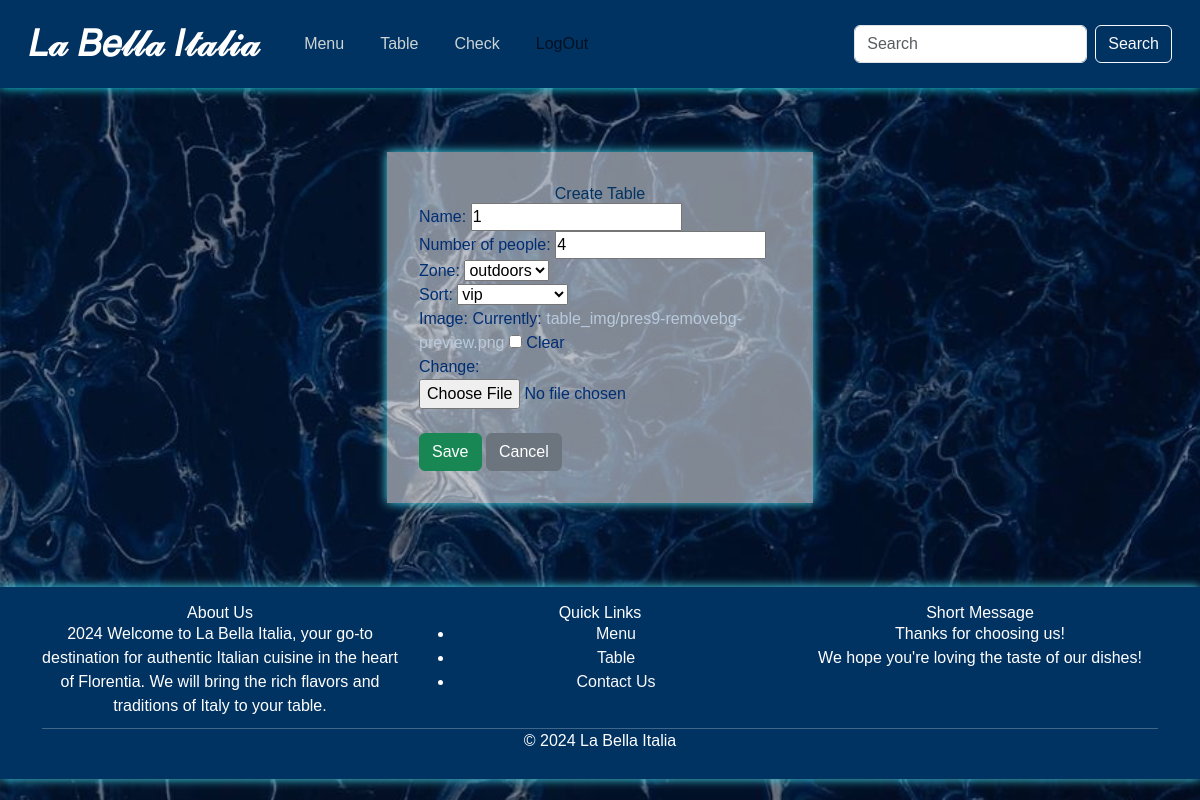
The app's page /tables/1/update/ (signed in), older data.
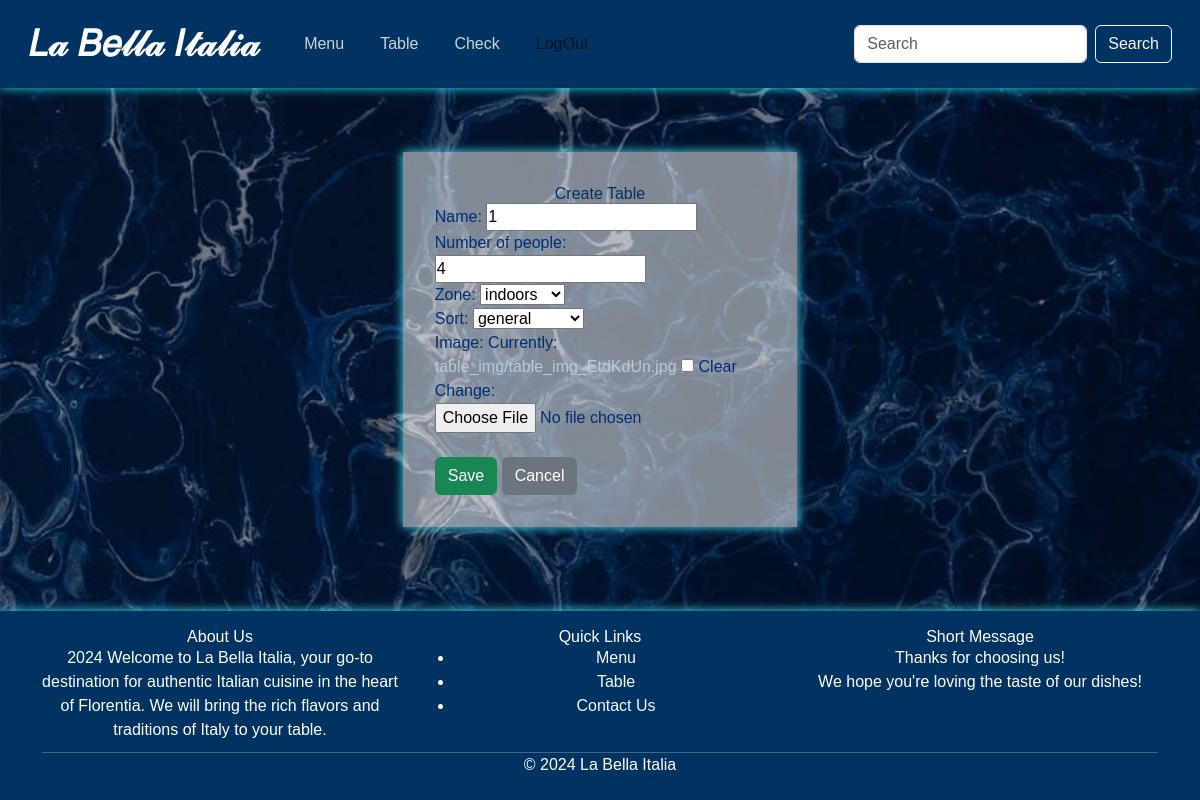
The same page, newer data.
### project/models.py (models this page shows)
class Table(models.Model):
    ZONE = [
        ("Indoors", "indoors"),
        ("Outdoors", "outdoors")
    ]
    SORT = [
        ("VIP", "vip"),
        ("General", "general"),
        ("Appointment", "appointment")
    ]
    name = models.CharField(max_length=255)
    number_of_people = models.IntegerField()
    zone = models.CharField(max_length=10, choices=ZONE)
    sort = models.CharField(max_length=20, choices=SORT)
    image = models.ImageField(upload_to= "table_img/", blank = True, null = True)

### project/views.py (the view, shortened to what this page needs)
# urls.py: path('tables/<int:pk>/update/', TableUpdateView.as_view(), name='table-update'),
class TableUpdateView(LoginRequiredMixin, UpdateView):
    model = Table
    template_name = "table/table_form.html"
    form_class = TableForm

### project/forms.py
class TableForm(forms.ModelForm):
    class Meta:
        model = Table
        fields = ['name', 'number_of_people', "zone", "sort", 'image']

### templates/table/table_form.html (shortened to what this page needs)
{% extends "base.html" %}
{% load static %}
{% block content %}
<main class="main-content">
    <section>
        <h1 class="text-center">Create Table</h1>
        <form method="post" enctype="multipart/form-data">
            {% for field in form %}
                <div class="form-group">
                    {{ field.label_tag }}
                    {{ field }}
                </div>
            {% endfor %}
            <form method="post" action="{% url 'table-list' %}" >
                <br>
                <button type="submit" class="btn btn-success">Save</button>
                <a href="{% url 'table-list' %}" class="btn btn-secondary">Cancel</a>
            </form>
        </form>
    </section>
</main>
{% endblock %}

Row changes from the older to the newer data that the page shows:
changed Table: zone "outdoors" → "indoors"; sort "vip" → "general"
Text that changed along with them:
text no longer shown: "Currently: table_img/pres9-removebg-preview.png Clear Change:"
text now shown: "Currently: table_img/table_img_EtdKdUn.jpg Clear Change:"
